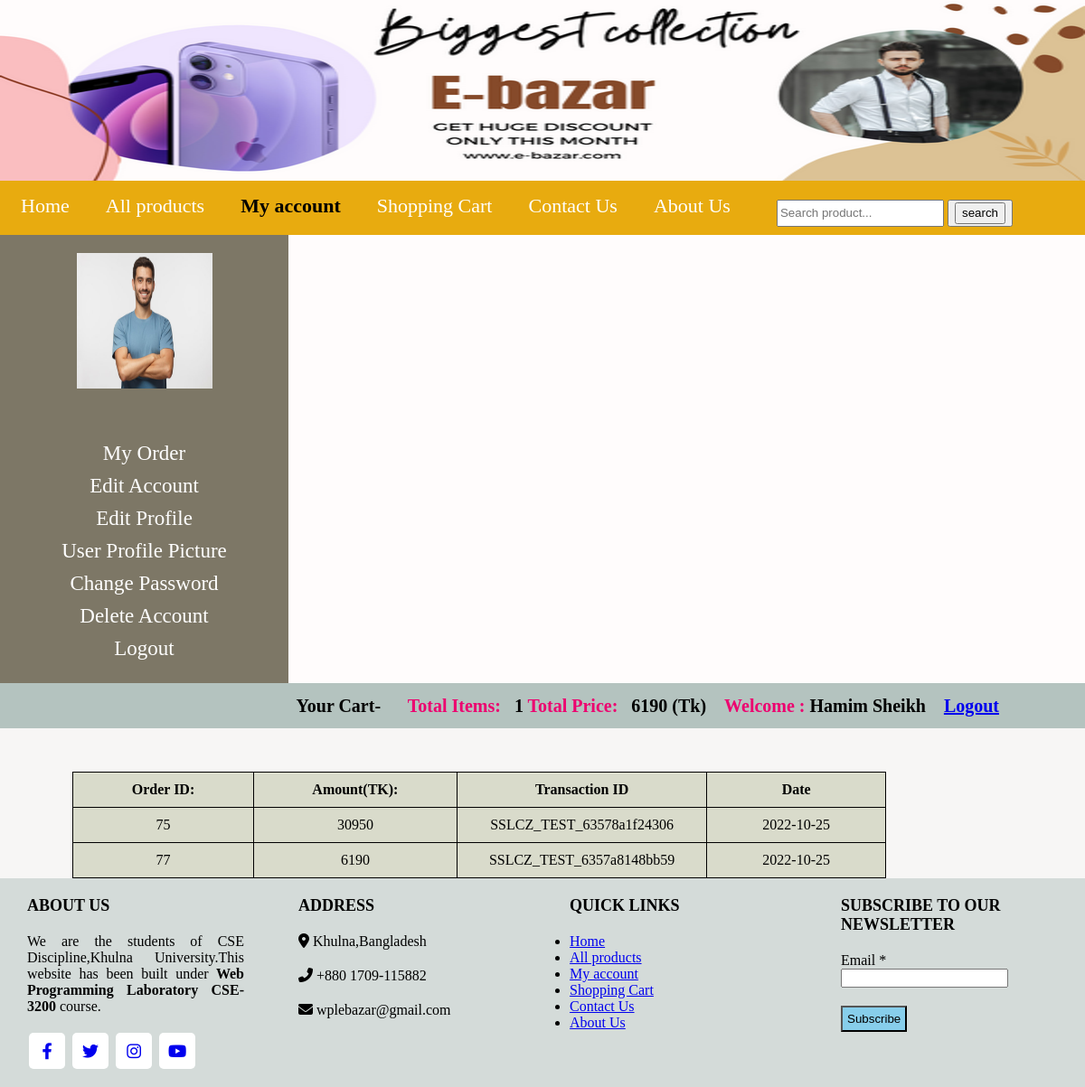
The page /my_account.php?action=my_order (signed in) on the database its author committed.
### tables this page shows
CREATE TABLE `customers` (
  `customer_id` int(10) NOT NULL,
  `customer_name` text NOT NULL,
  `customer_email` varchar(25) NOT NULL,
  `customer_phone` varchar(255) NOT NULL,
  `customer_address` varchar(300) NOT NULL,
  `customer_image` varchar(500) NOT NULL,
  `customer_password` text NOT NULL,
  `customer_ip` varchar(255) NOT NULL
);

CREATE TABLE `orders` (
  `id` int(11) NOT NULL,
  `name` varchar(255) DEFAULT NULL,
  `email` varchar(255) DEFAULT NULL,
  `phone` varchar(20) DEFAULT NULL,
  `amount` double DEFAULT NULL,
  `address` text DEFAULT NULL,
  `status` varchar(10) DEFAULT NULL,
  `transaction_id` varchar(255) DEFAULT NULL,
  `currency` varchar(20) DEFAULT NULL,
  `date` date DEFAULT NULL
);

### customer/my_order.php (the view)
<form method = "post" action="" enctype="multipart/form-data">
<table align="center"bgcolor="#d9dbcb" width="900"border="none"style="margin-left:80px;margin-top:30px;">
 <thead>
  <br>
  <tr >
   <td width="264"><b>Order ID:</b></td>
     <td width="270"><b>Amount(TK):</b></td>
       <td width="200"><b>Transaction ID</b></td>
       <td width="300"><b>Date</b></td>
  </tr>
 </thead>
 <?php
$select_user = mysqli_query($con,"select * from orders where name='$_SESSION[customer_name]' ");
while($fetch_user = mysqli_fetch_array($select_user)){
?>
	  <tr>
	   <td width="300"><?php echo $fetch_user['id'];?> </td>
	   <td width="300"><?php echo $fetch_user['amount'];?></td>
	   <td width="300"><?php echo $fetch_user['transaction_id'];?></td>
	   <td width="300"><?php echo $fetch_user['date'];?></td>
	  </tr>
<?php }
?>
</table>
  </form>

### my_account.php (shortened to what this page needs)
<!DOCTYPE html>
<html lang="en">
<?php
include("functions/functions.php");
?>
<head>
    <link rel="stylesheet" href="styles/style6.css" media="all"/>
    <link rel="stylesheet" href="https://cdnjs.cloudflare.com/ajax/libs/font-awesome/6.2.0/css/all.min.css   "/>
</head>
<body>
<div class="main_wrapper2">
        <div class="header_wrapper">
            <img id="logo"src="images/e-bazar.png" >
        </div>
        <div class="menubar">
        <ul id="menu" >
        <li><a href="index.php">Home</a></li>
            <li><a href="all_products.php">All products</a></li>
            <li><a href="my_account.php"style="color:black;font-weight:bolder;" >My account</a></li>
            <li><a href="cart.php">Shopping Cart</a></li>
            <li><a href="contact.php">Contact Us</a></li>
            <li><a href="about.php">About Us</a></li>
        </ul>
        <div id="form">
            <form method="grt" action="results.php"enctype="multipart/form-data">
            <input type="text"name="user_query" placeholder="Search product...">
            <button ><input type="submit"name="search"value="search"></button>         </form>
        </div>
        </div>
    <?php if(isset($_SESSION['customer_id'])){  ?>
<div class="content_wrapper">
    <div id="sidebar">
<?php
  $run_image = mysqli_query($con,"select * from customers where customer_id='$_SESSION[customer_id]'");
  $row_image = mysqli_fetch_array($run_image);
  if($row_image['customer_image'] ==''){
  ?>
  <div class="user_image" align="center">
    <img src="images/profile-icon.png" />
  </div>
  <?php }else{ ?>
  <div class="user_image" align="center">
    <img src="customer/customer-images/<?php echo $row_image['customer_image']; ?>" style="width=50%";/>
  </div>
  <?php } ?>
<ul id="cats" >
    <li><a href="my_account.php?action=my_order">My Order</a></li>
	<li><a href="my_account.php?action=edit_account">Edit Account</a></li>
	<li><a href="my_account.php?action=edit_profile">Edit Profile</a></li>
	<li><a href="my_account.php?action=user_profile_picture">User Profile Picture</a></li>
	<li><a href="my_account.php?action=change_password">Change Password</a></li>
	<li><a href="my_account.php?action=delete_account">Delete Account</a></li>
	<li><a href="logout.php">Logout</a></li>
  </ul>
    </div>
    <div id="content_area">
        <div id="shopping_cart">
        <span style="float:right;font-size:20px;padding:5px;line-height:40px;">
                    <b style="color:black;padding-right:25px;">Your Cart-</b><b style="padding-right:15px;">   Total Items:</b><b style="color:black;"><?php total_items(); ?> </b>     <b style="padding-right:15px;">     Total Price:</b><b style="color:black;"><?php total_price(); ?> </b>
                  <b style="padding-right:15px;padding-left:15px;">
<?php if(isset($_SESSION['customer_email'])){
                        echo "<b>Welcome : </b><b style='color:black;'>". $_SESSION['customer_name']."</b>";
                    }
                        else {
                            echo "Welcome guest";}
  ?>
</b>
                    <b style="padding-right:15px;">
                    <?php if(!isset($_SESSION['customer_email'])){
                        echo "<a href='checkout.php'>Login Now</a>";
                    }
                        else {
                            echo "<a href='logout.php'>Logout</a>";}
  ?></b>
  </span>
        </div>
        <?php
  if(isset($_GET['action'])){
    $action = $_GET['action'];
  }else{
    $action = '';
  }
  switch($action){
  case "my_order";
  include('customer/my_order.php');
  break;
  }
  ?>
    </div>
</div>
<?php } ?>
<?php include ('footer.php'); ?>
</body>
</html>

### styles/style6.css (style rules this page uses)
html, body, div, span, applet, object, iframe, h1, h2, h3, h4, h5, h6, p, blockquote, pre, a, abbr, acronym, address, big, cite, code, del, dfn, em, img, ins, kbd, q, s, samp, small, strike, strong, sub, sup, tt, var, b, u, i, center, dl, dt, dd, ol, ul, li, fieldset, form, label, legend, table, caption, tbody, tfoot, thead, tr, th, td, article, aside, canvas, details, embed, figure, figcaption, footer, header, hgroup, menu, nav, output, ruby, section, summary, time, mark, audio, video { margin: 0; padding: 0; border: 0; vertical-align: baseline; }
body { background-color:#7d7766; }
.main_wrapper2 { width:100%; height: auto; background: rgb(255, 252, 252); margin: auto; }
.header_wrapper { width: 100%; height: 200px; margin: auto; }
.header_wrapper img { width: 100%; height: 100%; margin: auto; }
#logo { float: left; }
.content_wrapper { width: 100%; height: auto; margin: auto; background: rgb(252, 252, 252); }
#content_area { width: 1200px; height: auto; float:right; background: rgb(247, 246, 245); }
#sidebar { width: 319px; height: auto; background: #7d7766; float: left; }
.menubar { width: 100%; height:60px; color: #fdfff0; background: rgb(232, 171, 15); }
#menu { padding-top: 8px; margin: 0; line-height: 40px; float: left; }
#menu li { list-style: none; padding-left: 10px; display: inline; }
#menu a { text-decoration: none; color: rgb(255, 255, 255); padding: 8px; margin: 5px; font-size: 22px; font-family: 'Times New Roman', Times, serif; }
#form { float: right; line-height: 45px; padding-right: 80px; padding-top: 12px; }
#form input { height: 24px; }
#cats { padding: 10px; margin: 15px; text-align: center; }
#cats li { list-style: none; padding-top: 10px; font-size: 23px; }
#cats a { text-decoration: none; color: rgb(255, 255, 255); }
table, th,tr, td { border: 1px solid black; text-align: center; vertical-align: middle; padding: 10px; border-collapse: collapse; }
#shopping_cart { width:1125px; height: 50px; padding-right:75px; background: rgb(180, 195, 191); color: rgb(237, 0, 111); }
.user_image img { width:150px; height:150px; padding:20px; }

### rows shown on the page
customers: customer_image (picture)
orders: id "75", amount "30950", transaction "SSLCZ_TEST_63578a1f24306", date "2022-10-25"
orders: id "77", amount "6190", transaction "SSLCZ_TEST_6357a8148bb59", date "2022-10-25"

### other values the page prints
$count_items "1"
$total "6190"
$_SESSION['customer_name'] "Hamim Sheikh"
